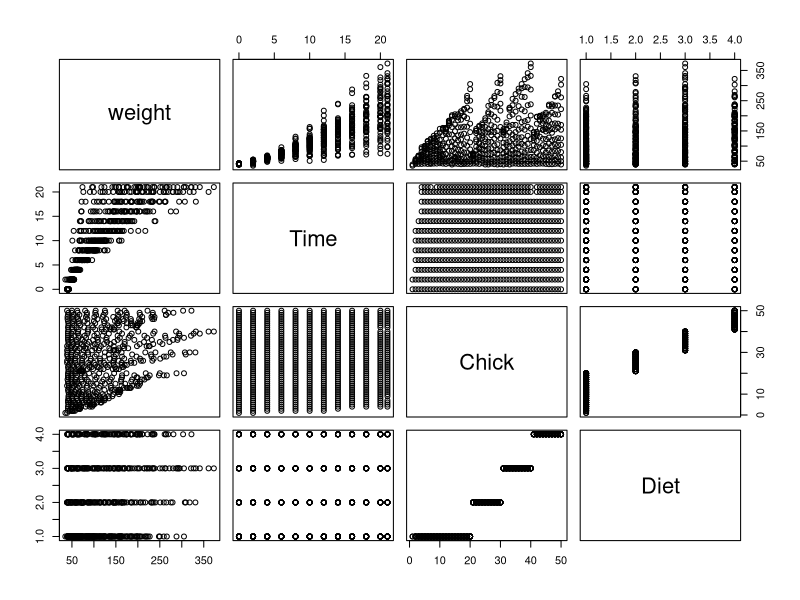
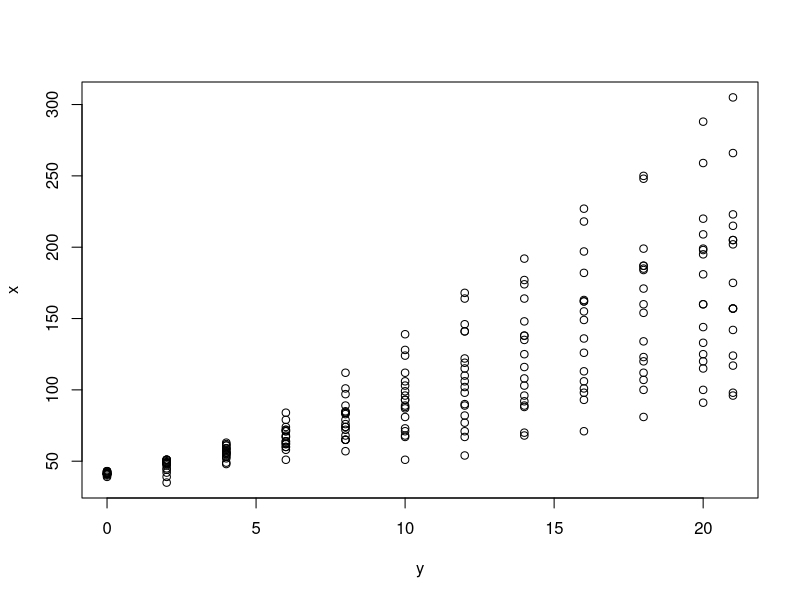

The R source for these figures, in order:
rm(list=ls())

library(MASS)
data("ChickWeight")
colnames(ChickWeight)

"______ 자료유형 분석 _________"
ChickWeight
head(ChickWeight)
summary(ChickWeight)
length(ChickWeight$weight)
plot(ChickWeight)

# ChickWeight$Diet
# ChickWeight$Chick

x <- ChickWeight[ChickWeight$Diet==1,]$weight
y <- ChickWeight[ChickWeight$Diet==1,]$Time


m1 = lm(y~x, data=ChickWeight)
plot(y,x)

abline(m1, lty="dotted")

summary(m1)
